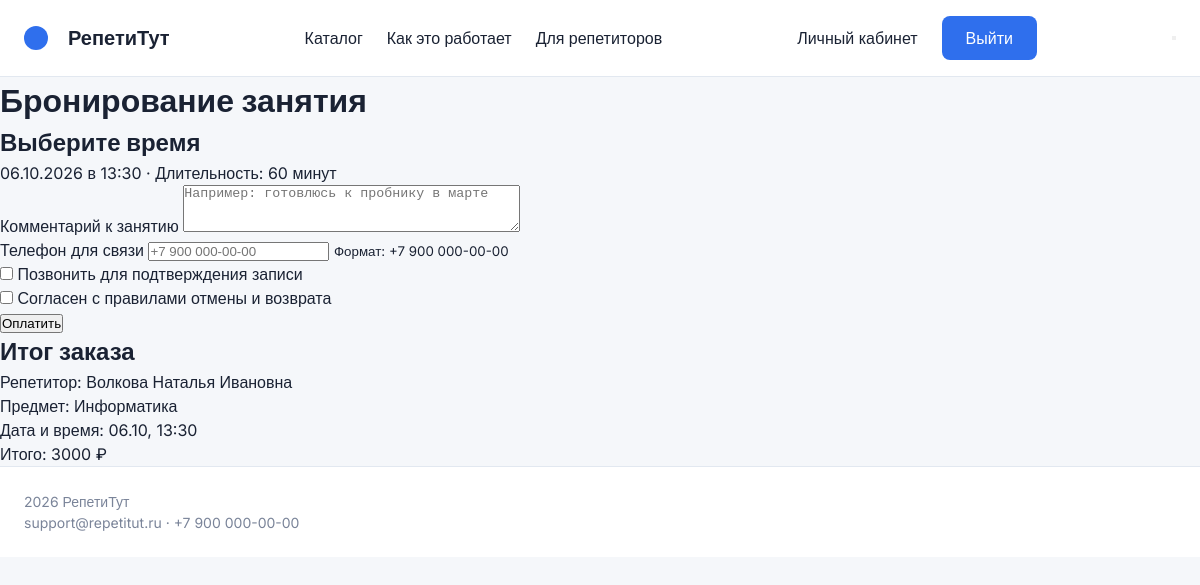
Screenshot of /booking/23/13/ (signed in) with the database file from the repository.
### app/models.py (models this page shows, shortened)
class LessonSlot(models.Model):
    tutor = models.ForeignKey(Tutor, on_delete=models.CASCADE, related_name="slots", verbose_name="Репетитор")
    date = models.DateField(verbose_name="Дата")
    start_time = models.TimeField(verbose_name="Начало")
    end_time = models.TimeField(verbose_name="Окончание")
    status = models.CharField(verbose_name="Статус окна", max_length=10, default="free", choices=[("free", "Свободно"), ("booked", "Забронировано"), ("blocked", "Заблокировано")])
    class Meta:
        verbose_name = "Слот в расписании"
        verbose_name_plural = "Слоты в расписании"
        ordering = ['-date', 'start_time']
        constraints = [
            db_check(Q(start_time__lt=F("end_time")), "app_slot_time_valid"),
            models.UniqueConstraint(fields=['tutor', 'date', 'start_time'], name="app_slot_unique_tutor_datetime"),
        ]

class TutorSubject(models.Model):
    tutor = models.ForeignKey(Tutor, on_delete=models.CASCADE, related_name="subject_cards", verbose_name="Репетитор")
    subject = models.ForeignKey(Subject, on_delete=models.CASCADE, related_name="tutor_cards", verbose_name="Предмет")
    rate_per_hour = models.DecimalField(verbose_name="Ставка за час", max_digits=7, decimal_places=2)
    moderation_status = models.CharField(verbose_name="Статус модерации", max_length=10, default="pending", choices=[("pending", "На модерации"), ("approved", "Одобрена"), ("rejected", "Отклонена")])
    class Meta:
        verbose_name = "Анкета репетитора по предмету"
        verbose_name_plural = "Анкеты репетиторов по предметам"
        ordering = ['tutor__full_name', 'subject__name']
        constraints = [
            db_check(Q(rate_per_hour__gte=300, rate_per_hour__lte=10000), "app_tutorsubject_rate_range"),
            models.UniqueConstraint(fields=['tutor', 'subject'], name="app_tutorsubject_unique_pair"),
        ]

class Tutor(models.Model):
    user = models.OneToOneField(User, on_delete=models.CASCADE, related_name="tutor_profile", null=True, blank=True)
    full_name = models.CharField(verbose_name="ФИО", max_length=150)
    email = models.EmailField(verbose_name="Электронная почта", max_length=100, unique=True)
    phone = models.CharField(verbose_name="Телефон", max_length=20)
    experience_years = models.PositiveSmallIntegerField(verbose_name="Опыт (лет)", default=1)
    rating = models.FloatField(verbose_name="Рейтинг", default=4.0)
    is_active = models.BooleanField(verbose_name="Активен", default=True)
    class Meta:
        verbose_name = "Репетитор"
        verbose_name_plural = "Репетиторы"
        ordering = ['full_name']
        constraints = [
            db_check(Q(rating__gte=1.0, rating__lte=5.0), "app_tutor_rating_range"),
        ]

class Subject(models.Model):
    name = models.CharField(verbose_name="Название предмета", max_length=100, unique=True)
    is_active = models.BooleanField(verbose_name="Показывать в каталоге", default=True)
    class Meta:
        verbose_name = "Предмет"
        verbose_name_plural = "Предметы"
        ordering = ['name']

### app/views.py (the view)
# urls.py: path('booking/<int:tutor_card_id>/<int:slot_id>/', views.booking_create, name='booking'),
@login_required
def booking_create(request, tutor_card_id, slot_id):
    tutor_card = get_object_or_404(TutorSubject, pk=tutor_card_id)
    slot = get_object_or_404(LessonSlot, pk=slot_id, tutor=tutor_card.tutor, status='free')
    if request.method == 'POST':
        form = BookingForm(request.POST)
        if form.is_valid():
            client = get_object_or_404(Client, user=request.user)
            try:
                with transaction.atomic():
                    lesson = Lesson.objects.create(
                        slot=slot,
                        client=client,
                        subject=tutor_card.subject,
                        price=tutor_card.rate_per_hour,
                        comment=form.cleaned_data.get('comment', ''),
                    )
                    slot.status = 'booked'
                    slot.save()
            except IntegrityError:
                messages.error(request, 'Слот занят, выберите другое время')
                return redirect('app:tutor_detail', pk=tutor_card.pk)
            messages.success(request, 'Занятие забронировано!')
            return redirect('app:cabinet')
    else:
        form = BookingForm()
    return render(request, 'app/booking.html', {
        'tutor_card': tutor_card,
        'slot': slot,
        'form': form,
    })

### app/forms.py (shortened to what this page needs)
class BookingForm(forms.ModelForm):
    contact_phone = forms.CharField(
        required=False,
        label='Телефон для связи',
        widget=forms.TextInput(attrs={'placeholder': '+7 900 000-00-00'}),
        help_text='Формат: +7 900 000-00-00',
    )
    call_to_confirm = forms.BooleanField(
        required=False,
        label='Позвонить для подтверждения записи',
    )
    class Meta:
        model = Lesson
        fields = ['comment']
        widgets = {
            'comment': forms.Textarea(attrs={
                'rows': 3,
                'placeholder': 'Например: готовлюсь к пробнику в марте',
                'maxlength': '200',
            }),
        }
        labels = {
            'comment': 'Комментарий к занятию',
        }

### app/templates/app/booking.html (shortened to what this page needs)
{% extends 'app/base.html' %}
{% block content %}
<h1>Бронирование занятия</h1>
<h2>Выберите время</h2>
<p>{{ slot.date|date:"d.m.Y" }} в {{ slot.start_time|time:"H:i" }} · Длительность: 60 минут</p>
<form method="post">
  <p>
    <label for="{{ form.comment.id_for_label }}">{{ form.comment.label }}</label>
    {{ form.comment }}
  </p>
  <p>
    <label for="{{ form.contact_phone.id_for_label }}">{{ form.contact_phone.label }}</label>
    {{ form.contact_phone }}
    <small>{{ form.contact_phone.help_text }}</small>
  </p>
  <p>
    {{ form.call_to_confirm }}
    <label for="{{ form.call_to_confirm.id_for_label }}">{{ form.call_to_confirm.label }}</label>
  </p>
  <p>
    <label><input type="checkbox" required> Согласен с правилами отмены и возврата</label>
  </p>
  <button type="submit">Оплатить</button>
</form>
<h2>Итог заказа</h2>
<p>Репетитор: {{ tutor_card.tutor.full_name }}</p>
<p>Предмет: {{ tutor_card.subject.name }}</p>
<p>Дата и время: {{ slot.date|date:"d.m" }}, {{ slot.start_time|time:"H:i" }}</p>
<p>Итого: {{ tutor_card.rate_per_hour|floatformat:0 }} ₽</p>
{% endblock %}

### app/static/css/style.css (style rules this page uses)
:root { --p: #2F6FED; --t: #1A2233; --m: #7A8499; --b: #F5F7FA; --w: #FFFFFF; --br: #E2E8F0; --bg: #EAF0FF; }
* { margin: 0; padding: 0; box-sizing: border-box; }
body { font-family: 'Inter', sans-serif; background: var(--b); color: var(--t); line-height: 1.5; }

### rows the page displays
LessonSlot: date "06.10.2026", start_time "13:30", date "06.10"
TutorSubject: tutor.full_name "Волкова Наталья Ивановна", subject.name "Информатика", rate_per_hour "3000"
